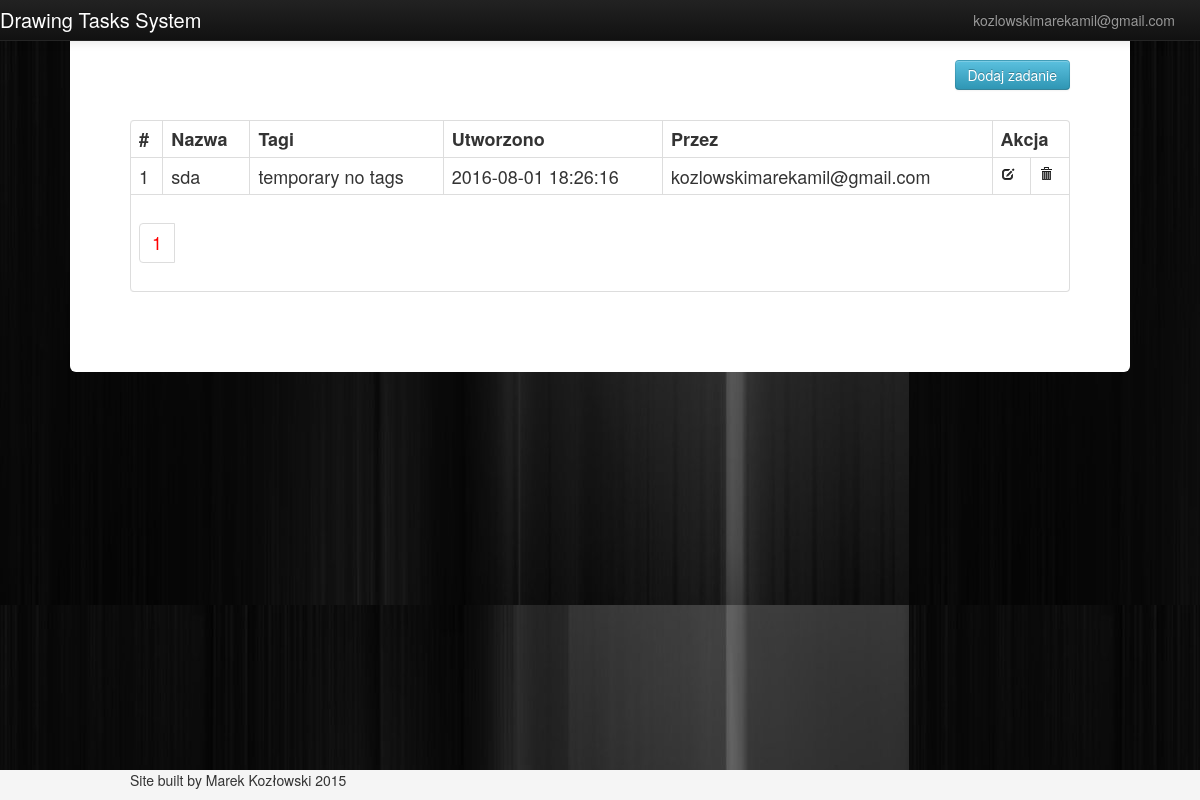
The app's page /tasks.php (signed in) with its own data.
### tables this page shows
CREATE TABLE `tasks` (
  `id_task` int(11) NOT NULL,
  `title` varchar(255) DEFAULT NULL,
  `content` text,
  `tags` varchar(400) DEFAULT NULL,
  `created` datetime NOT NULL,
  `createdby` varchar(255) NOT NULL
);

### class.dbfun.php (the view, shortened to what this page needs)
<?php
class dbfun
{
	private $db;
	function __construct($DB_con)
	{
		$this->db = $DB_con;
	}
				?>
            <?php
	public function tasksview($query){
		$stmt = $this->db->prepare($query);
		$stmt->execute();
		if($stmt->rowCount()>0)
		{
			while($row=$stmt->fetch(PDO::FETCH_ASSOC))
			{
				?>
                <tr>
	                <td><?php print($row['id_task']); ?></td>
	                <td><?php print($row['title']); ?></td>
	                <td><?php print($row['tags']); ?></td>
	                <td><?php print($row['created']); ?></td>
	                <td><?php print($row['createdby']) ?></td>
	                <td align="center">
	                <a href="edit_task.php?edit_id=<?php print($row['id_task']); ?>"><i class="icon-edit"></i></a>
	                </td>
	                <td align="center">
	                <a href="delete_task.php?delete_id=<?php print($row['id_task']); ?>"><i class="icon-trash"></i></a>
	                </td>
                </tr>
                <?php
			}
		}
		else
		{
			?>
            <tr>
            <td>Brak danych</td>
            </tr>
            <?php
		}
	}
	public function paginglink($query,$records_per_page){
		$self = $_SERVER['PHP_SELF'];
		$stmt = $this->db->prepare($query);
		$stmt->execute();
		$total_no_of_records = $stmt->rowCount();
		if($total_no_of_records > 0)
		{
			?><ul class="pagination"><?php
			$total_no_of_pages=ceil($total_no_of_records/$records_per_page);
			$current_page=1;
			for($i=1;$i<=$total_no_of_pages;$i++)
			{
				if($i==$current_page)
				{
					echo "<li><a href='".$self."?page_no=".$i."' style='color:red;'>".$i."</a></li>";
				}
				else
				{
					echo "<li><a href='".$self."?page_no=".$i."'>".$i."</a></li>";
				}
			}
			?>
				</ul>
			<?php
		}
	}
}

### tasks.php (style rules this page uses)
body { background: url(assets/bglight.png); }
.navbar-fixed-bottom { background-color: #f5f5f5; }
.pagination { display:inline-block;padding-left:0;margin:20px 0;border-radius:4px }
.pagination>li { display:inline }
.pagination>li>a, .pagination>li>span { position:relative;float:left;padding:6px 12px;margin-left:-1px;line-height:1.42857143;color:#337ab7;text-decoration:none;background-color:#fff;border:1px solid #ddd }
.pagination>li:first-child>a,.pagination>li:first-child>span { margin-left:0;border-top-left-radius:4px;border-bottom-left-radius:4px }

### records on screen
tasks: id_task "1", title "sda", tags "temporary no tags", created "2016-08-01 18:26:16", createdby "kozlowskimarekamil@gmail.com"
